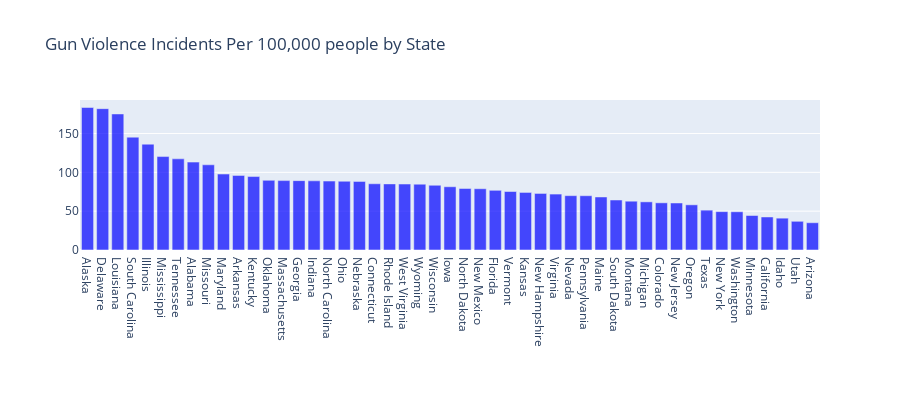

The cell this chart's notebook holds for it:
### Code cell
census_2013 = {'Mississippi': 2991207, 'Iowa': 3090416, 'Oklahoma': 3850568, 'Delaware': 925749, 'Minnesota': 5420380, 'Alaska': 735132, 'Illinois': 12882135, 'Arkansas': 2959373, 'New Mexico': 2085287, 'Indiana': 6570902, 'Maryland': 5928814, 'Louisiana': 4625470, 'Texas': 26448193, 'Wyoming': 582658, 'Arizona': 6626624, 'Wisconsin': 5742713, 'Michigan': 9895622, 'Kansas': 2893957, 'Utah': 2900872, 'Virginia': 8260405, 'Oregon': 3930065, 'Connecticut': 3596080, 'New York': 19651127, 'California': 38332521, 'Massachusetts': 6692824, 'West Virginia': 1854304, 'South Carolina': 4774839, 'New Hampshire': 1323459, 'Vermont': 626630, 'Georgia': 9992167, 'North Dakota': 723393, 'Pennsylvania': 12773801, 'Florida': 19552860, 'Hawaii': 1404054, 'Kentucky': 4395295, 'Rhode Island': 1051511, 'Nebraska': 1868516, 'Missouri': 6044171, 'Ohio': 11570808, 'Alabama': 4833722, 'South Dakota': 844877, 'Colorado': 5268367, 'Idaho': 1612136, 'New Jersey': 8899339, 'Washington': 6971406, 'North Carolina': 9848060, 'Tennessee': 6495978, 'Montana': 1015165, 'District of Columbia': 646449, 'Nevada': 2790136, 'Maine': 1328302}
statesdf['population'] = statesdf['state'].apply(lambda x : census_2013[x])
statesdf['incidents_per_k'] = statesdf.apply(lambda x : float(x['counts'])*100000 / x['population'], axis=1)
tempdf = statesdf.sort_values('incidents_per_k', ascending = False)[1:50]
trace1 = go.Bar(
    x=tempdf.state,
    y=tempdf.incidents_per_k,
    name='Location Types',
    orientation = 'v',
    marker=dict(color='blue'),
    opacity=0.7
)

data = [trace1]
layout = go.Layout(
    height=400,
    margin=dict(b=150),
    barmode='group',
    legend=dict(dict(x=-.1, y=1.2)),
    title = 'Gun Violence Incidents Per 100,000 people by State',
)

fig = go.Figure(data=data, layout=layout)
py.iplot(fig, filename='grouped-bar')

### Figure 1 — Plotly figure (JSON) as saved in the notebook; plotly's stock layout.template omitted (floating-point values rounded to 4 significant figures)
{"data": [{"marker": {"color": "blue"}, "name": "Location Types", "opacity": 0.7, "orientation": "v", "type": "bar", "x": ["Alaska", "Delaware", "Louisiana", "South Carolina", "Illinois", "Mississippi", "Tennessee", "Alabama", "Missouri", "Maryland", "Arkansas", "Kentucky", "Oklahoma", "Massachusetts", "Georgia", "Indiana", "North Carolina", "Ohio", "Nebraska", "Connecticut", "Rhode Island", "West Virginia", "Wyoming", "Wisconsin", "Iowa", "North Dakota", "New Mexico", "Florida", "Vermont", "Kansas", "New Hampshire", "Virginia", "Nevada", "Pennsylvania", "Maine", "South Dakota", "Montana", "Michigan", "Colorado", "New Jersey", "Oregon", "Texas", "New York", "Washington", "Minnesota", "California", "Idaho", "Utah", "Arizona"], "y": [183.5, 182.0, 175.2, 145.3, 136.3, 120.3, 117.4, 113.2, 109.7, 97.79, 96.03, 94.58, 89.73, 89.36, 89.32, 89.06, 88.74, 88.53, 88.36, 85.29, 85.12, 84.94, 84.78, 83.36, 81.45, 79.21, 78.89, 76.86, 75.32, 74.12, 72.84, 72.02, 69.96, 69.9, 68.28, 64.39, 62.85, 62.01, 60.76, 60.53, 58.17, 51.33, 49.42, 49.26, 44.42, 42.54, 41.0, 36.95, 35.13]}], "layout": {"barmode": "group", "height": 400, "legend": {"x": -0.1, "y": 1.2}, "margin": {"b": 150}, "title": {"text": "Gun Violence Incidents Per 100,000 people by State"}}}
